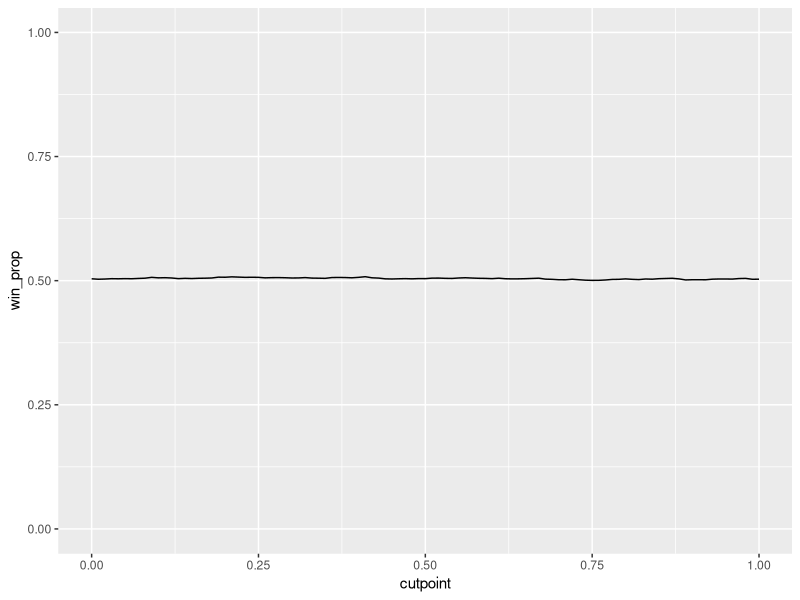

Write the R code that produced this figure.
require(dplyr)
require(magrittr)
require(ggplot2)

rm(list = ls())

set.seed(11091987)

# simulate random number draws for both players
n_draw <- 10000

p1 <- cbind(runif(n_draw), runif(n_draw))
p2 <- cbind(runif(n_draw), runif(n_draw))

# strategy - always take first number
sum(p1[,1] > p2[,1]) / n_draw

# strategy - always take second number
sum(p1[,2] > p2[,2]) / n_draw

# strategy - if first number less than .5, take second number
sum(apply(p1, 1, function(x) ifelse(x[1] < .5, x[2], x[1])) >
      apply(p2, 1, function(x) ifelse(x[1] < .5, x[2], x[1]))) / n_draw

# strategy - test above strategy with cutpoint at each value between 0 and 1
# system.time({
#   results <- NULL
#   for(cutpoint in seq(0.01, .99, by = .01)){
#     results <- rbind(results,
#                      c(cutpoint, sum(apply(p1, 1, function(x) ifelse(x[1] < cutpoint, x[2], x[1])) >
#                                        apply(p2, 1, function(x) ifelse(x[1] < cutpoint, x[2], x[1])))))
#   }
# })

system.time({
  results <- lapply(seq(0, 1, by = .01),
                    function(cutpoint) c(cutpoint, sum(apply(p1, 1, function(x) ifelse(x[1] < cutpoint, x[2], x[1])) >
                                                         apply(p2, 1, function(x) ifelse(x[1] < cutpoint, x[2], x[1]))))) %>%
    unlist %>%
    matrix(ncol = 2, byrow = TRUE)
})

results %<>%
  as.data.frame %>%
  tbl_df %>%
  rename(cutpoint = V1, win = V2) %>%
  mutate(win_prop = win / n_draw)

ggplot(results, aes(cutpoint, win_prop)) +
  geom_line() +
  ylim(0,1)




